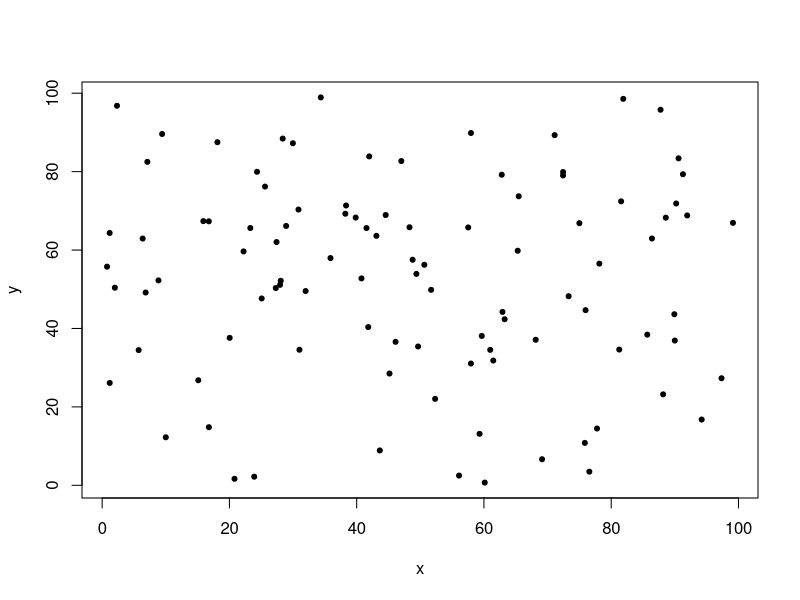

Write the R code that produced this figure.
# Random Pattern

x = runif(100, min = 0, max = 100)
y = runif(100, min = 0, max = 100)

plot(x,y, pch=20)

x = 0:100
y = 0:100


